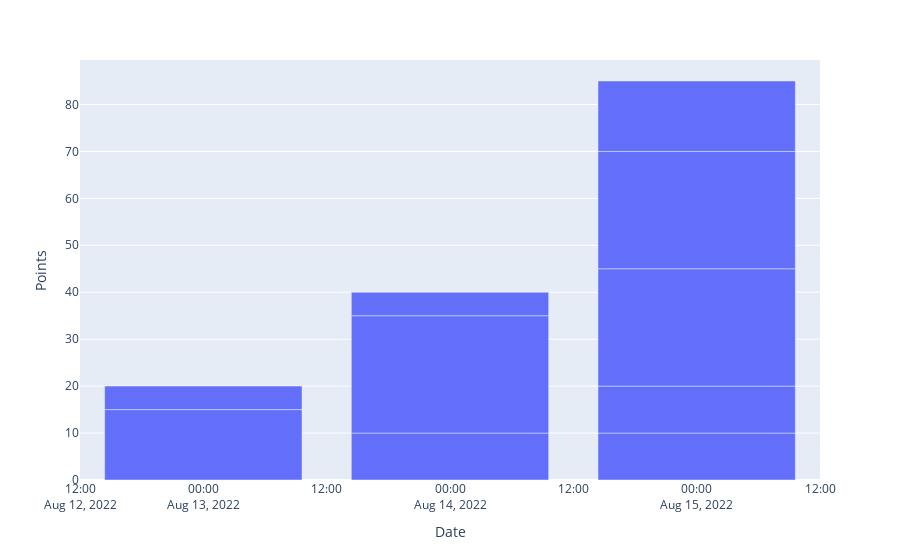

Notebook code cell kept with this figure:
### Code cell
fig = px.bar(x_trtr, x='Date', y='Points')
fig.show()

### Figure 1 — Plotly figure (JSON) as saved in the notebook; plotly's stock layout.template omitted (floating-point values rounded to 4 significant figures)
{"data": [{"alignmentgroup": "True", "hovertemplate": "Date=%{x}<br>Points=%{y}<extra></extra>", "legendgroup": "", "marker": {"color": "#636efa", "pattern": {"shape": ""}}, "name": "", "offsetgroup": "", "orientation": "v", "showlegend": false, "textposition": "auto", "type": "bar", "x": ["2022-08-13T00:00:00", "2022-08-13T00:00:00", "2022-08-14T00:00:00", "2022-08-14T00:00:00", "2022-08-14T00:00:00", "2022-08-15T00:00:00", "2022-08-15T00:00:00", "2022-08-15T00:00:00", "2022-08-15T00:00:00", "2022-08-15T00:00:00"], "xaxis": "x", "y": [15, 5, 10, 25, 5, 10, 10, 25, 25, 15], "yaxis": "y"}], "layout": {"barmode": "relative", "legend": {"tracegroupgap": 0}, "margin": {"t": 60}, "xaxis": {"anchor": "y", "domain": [0, 1], "title": {"text": "Date"}}, "yaxis": {"anchor": "x", "domain": [0, 1], "title": {"text": "Points"}}}}
